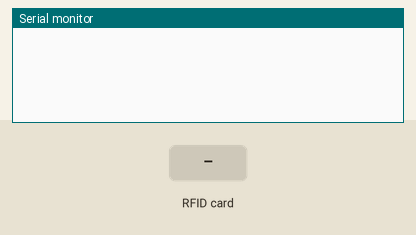
Simulated run of this sketch. Board: Arduino Uno, built with avr-gcc and run on an emulated ATmega328P. Parts: the last lines printed to the serial monitor. The test bench sets the inputs (shaded band).

Above: at 1.2 s.
1.3 s: RFID card 20 C3 93 5E held to the reader
At 2.4 s:
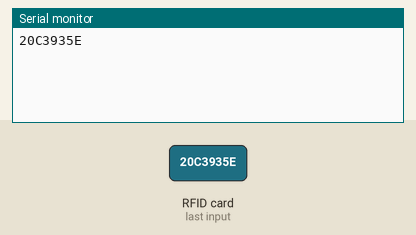
2.8 s: RFID card 5E 7A 19 C4 held to the reader
At 3.8 s:
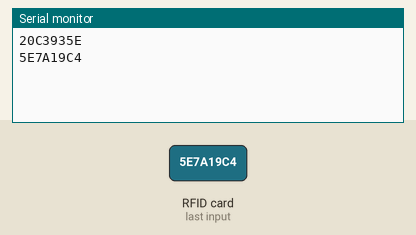

The sketch:

Testing_Reading_Just_UID_RFID.ino
```cpp
#include <SPI.h>
#include <MFRC522.h>

#define RST_PIN         9           // Configurable, see typical pin layout above
#define SS_PIN          10          // Configurable, see typical pin layout above

byte readCard[4];
String MasterTag = "20C3935E";  // REPLACE this Tag ID with your Tag ID!!!
String tagID = "";

// Create instances
MFRC522 mfrc522(SS_PIN, RST_PIN);


boolean getID()
{
  // Getting ready for Reading PICCs
  if ( ! mfrc522.PICC_IsNewCardPresent()) { //If a new PICC placed to RFID reader continue
  return false;
  }
  if ( ! mfrc522.PICC_ReadCardSerial()) { //Since a PICC placed get Serial and continue
  return false;
  }
  tagID = "";
  for ( uint8_t i = 0; i < 4; i++) { // The MIFARE PICCs that we use have 4 byte UID
  //readCard[i] = mfrc522.uid.uidByte[i];
  tagID.concat(String(mfrc522.uid.uidByte[i], HEX)); // Adds the 4 bytes in a single String variable
  }
  tagID.toUpperCase();
  mfrc522.PICC_HaltA(); // Stop reading
  return true;
}


void setup() {
  Serial.begin(9600);
  SPI.begin(); // SPI bus
  mfrc522.PCD_Init(); // MFRC522
}


void loop() {
  while (getID())
  {
    Serial.println(tagID);
//    if (tagID == MasterTag)
//    {
//      Serial.println("success");
//    }
//    else
//    {
//      Serial.println("wrong");
//    }
  }
}
```

Measured:
- after the input at 1.3 s, the serial monitor: prints a new line at once (image 1)
- after the input at 2.8 s, the serial monitor: prints a new line at once (image 2)
